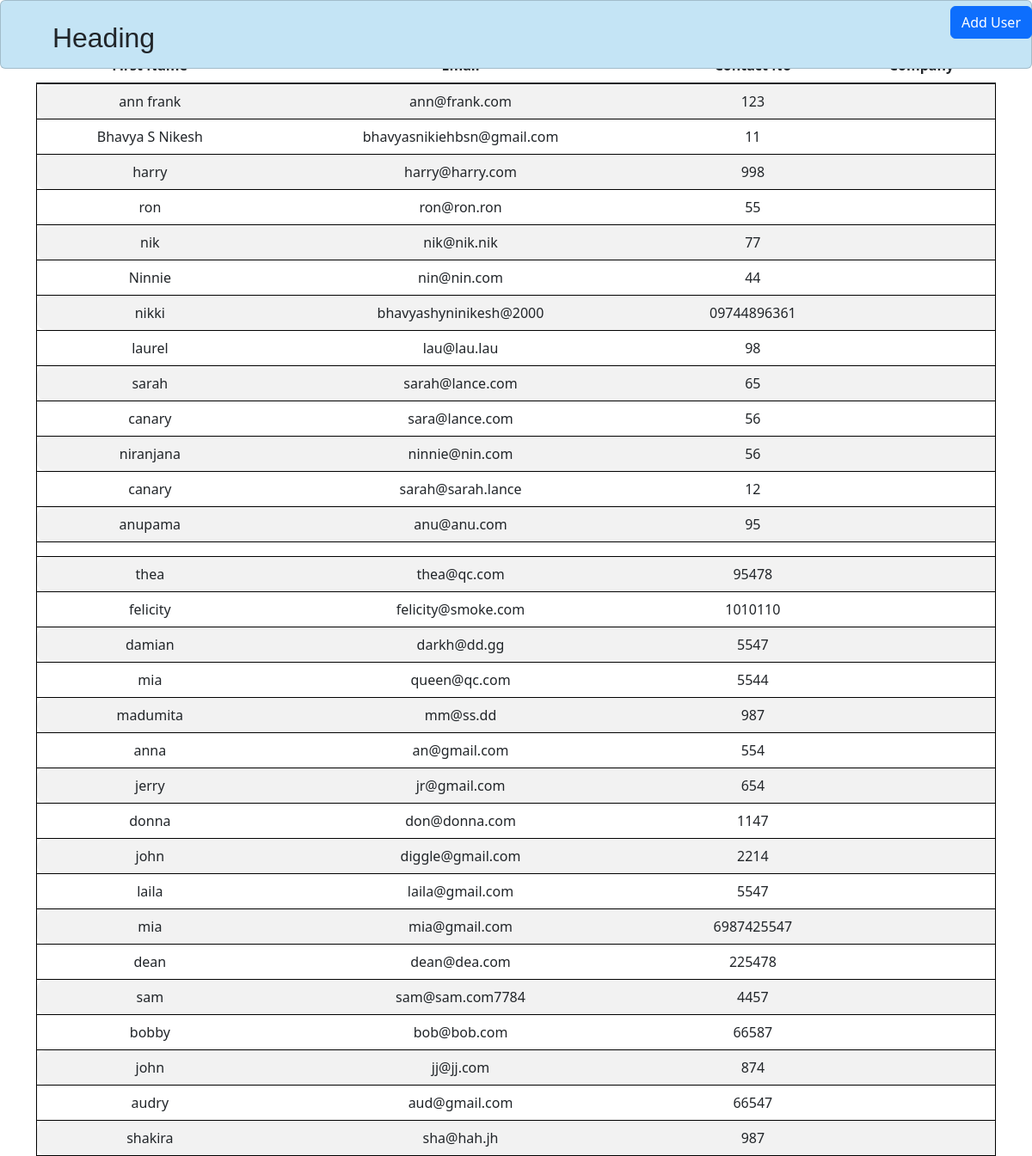
Before: /show/table with the older database file.
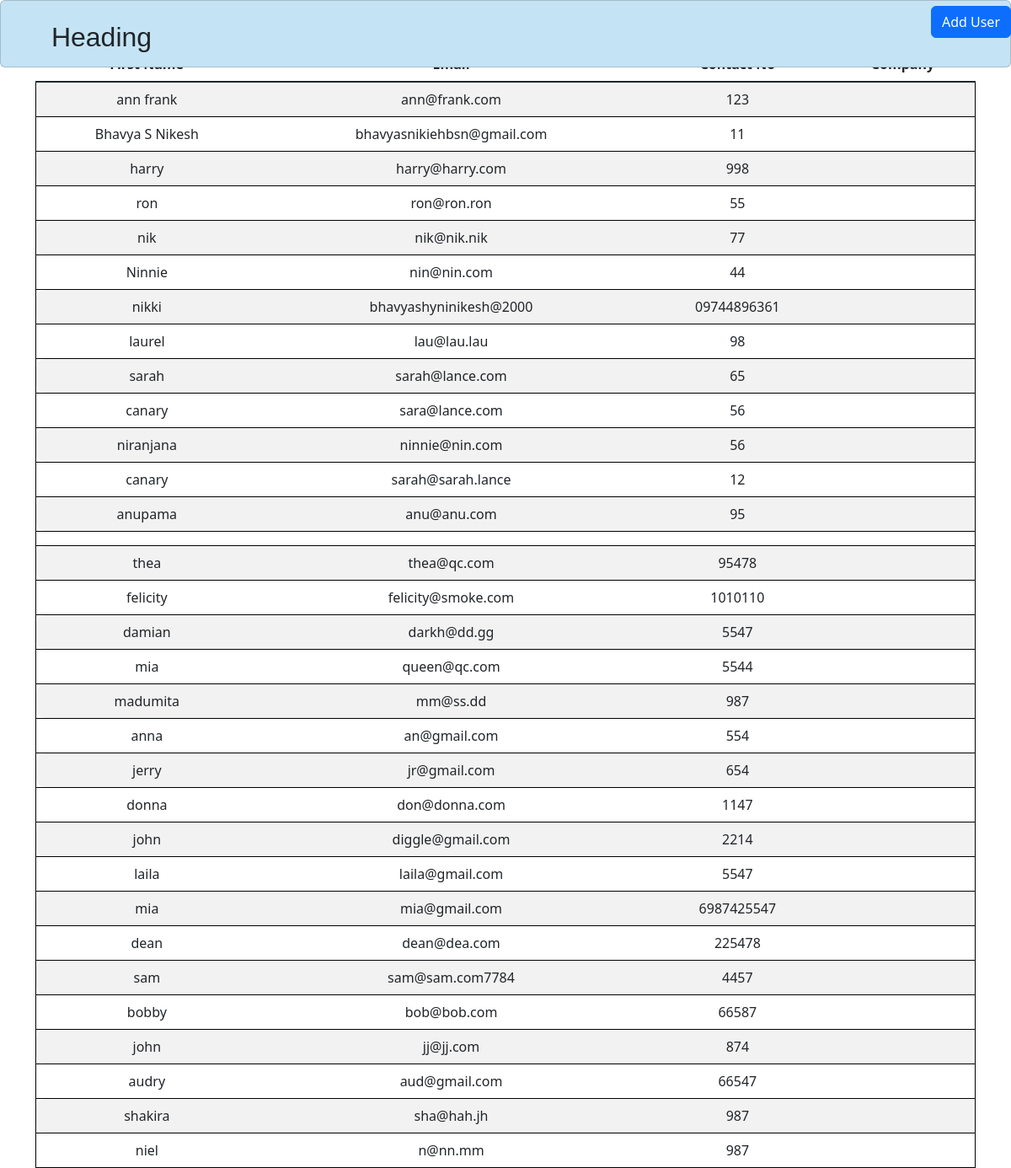
After: the same page with the newer database file.
### app.py (models this page shows)
class User(db.Model, UserMixin):
    user_id = db.Column(db.Integer, primary_key=True, autoincrement=True)
    email = db.Column(db.String(100),unique=True)
    password_hash = db.Column(db.String(500))
    first_name = db.Column(db.String(100),nullable=False)
    middle_name = db.Column(db.String(100),nullable=False)
    last_name = db.Column(db.String(100))
    contact_no =  db.Column(db.String(100),nullable=False)
    alt_contact_no = db.Column(db.String(100), nullable=True, default=None)
    company_id = mapped_column(Integer, ForeignKey("company.comp_id"))
    company = relationship("Company",backref=backref('users', lazy=True))
    is_deleted = db.Column(db.Boolean, default=False)
    created_by = db.Column(db.String(100), nullable=False)
    created_dt = db.Column(db.DateTime(timezone=True), server_default=func.now())
    updated_by = db.Column(db.String(100), nullable=False)
    updated_dt = db.Column(db.DateTime(timezone=True), server_default=func.now())

### app.py (the view)
@app.route("/show/table")
def show_post():
    print("jjjjjjj")
    post = User.query.all()
    return render_template('partials/show.html', post=post)

### templates/partials/show.html (shortened to what this page needs)
{% extends 'base.html' %}
{% block content %}
<head>
    <link href="https://cdnjs.cloudflare.com/ajax/libs/twitter-bootstrap/5.3.0/css/bootstrap.min.css" rel="stylesheet">
    <link href="https://cdn.datatables.net/2.1.3/css/dataTables.bootstrap5.css" rel="stylesheet">
</head>
<body>
    <h1>User List</h1>
</div>
    <div class="container text-center">
    <table id="example" class="table table-striped" style="width:100%">
        <thead>
            <tr>
                <th>First Name</th>
                <th>Email</th>
                <th>Contact No</th>
                <th>Company</th>
            </tr>
        </thead>
        <tbody class="table-group-divider">
            {% for user in post %}
            <tr class="border border-black">
                <td>{{ user.first_name }}</td>
                <td>{{ user.email }}</td>
                <td>{{ user.contact_no }}</td>
                <td>{{ user.company.name}}</td>
            </tr>
            {% endfor %}
        </tbody>
    </table>
    <div id="dynamic-form" class="position-absolute top-0 end-0">
        <button id="btn" class="btn btn-primary" hx-get="{{ url_for('add_user') }}" hx-target="#dynamicform" hx-swap="outerHTML">Add User</button>
    </div>
{% endblock %}

### templates/base.html (shortened to what this page needs)
<!doctype html>
<html lang="en">
  <head>
    <link href="{{url_for('static', filename='style.css')}}" rel="stylesheet">
    <script src="https://cdn.tailwindcss.com"></script>
  </head>
  <body>
    <header>
      <div id="pagetop" class="card">
          <div id="heading">
              <h2>Heading</h2>
          </div>
  </header>
    <div class="container-fluid">
        {% block content %}
         {% endblock %}
        </div>
  </body>
</html>

### static/style.css (style rules this page uses)
html, body { height: 100%; }
body { height: -moz-calc(100% - 113px); height: -webkit-calc(100% - 113px); height: calc(100% - 113px); }
body { background: #c4e4f5; }
h2 { font-size: 2.5rem; font-weight: bold; }
.btn { margin-left: 10px; margin-top: 7px; font-size: 16px; font-family: 'OpenSansBold'; padding: 5px 15px 10px 15px; }
table, th, td { border-left: none; border-right: none; }
h1 { font-size: 36px; }
.table tr { border-radius: 20px; }
tr td:nth-child(1), tr th:nth-child(1) { border-radius: .625rem 0 0 .625rem; }
#pagetop { position: absolute; padding: 0; height: 56px; top: 0; left: 0; width: 100%; background-color: #c4e4f5; display: inline-block; height: 80px; }
#heading { font-family:'Trebuchet MS', 'Lucida Sans Unicode', 'Lucida Grande', 'Lucida Sans', Arial, sans-serif; margin-top: 2%; margin-left: 5%; }

Changed rows visible on the page:
added User: first_name "niel", email "n@nn.mm", contact_no "987"
